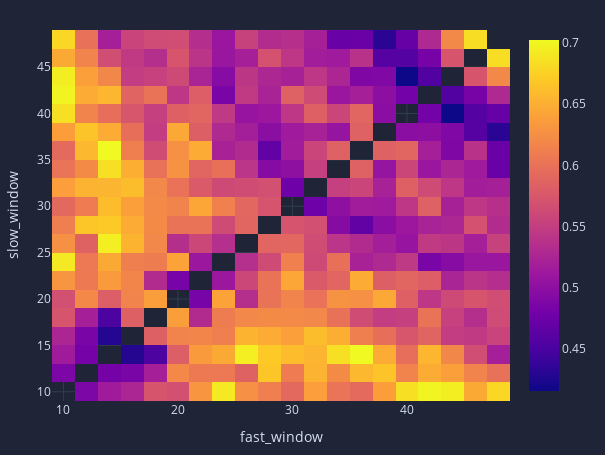

The cell this chart's notebook holds for it:
### Markdown cell above
## 5. Visualizing the Optimization (Heatmap)

This heatmap shows the Sharpe Ratio for every combination of Fast/Slow windows.

- Yellow/Red: High performance.
- Blue: Low performance.

_Note: If you see scattered yellow spots, it's likely noise (overfitting). If you see large yellow regions, the strategy is robust._

### Code cell
# Aggregate Sharpe Ratio across all assets
mean_sharpe = pf_opt.sharpe_ratio().groupby(['fast_window', 'slow_window']).mean()

# Plot Heatmap
fig = mean_sharpe.vbt.heatmap(
    x_level='fast_window', 
    y_level='slow_window',
    symmetric=True
)
fig.write_image('sharpe_heatmap.svg')
fig.show()

# Find the absolute best parameters
best_params = mean_sharpe.idxmax()
print(f"Best Parameters found: Fast={best_params[0]}, Slow={best_params[1]}")
print(f"Sharpe at best params: {mean_sharpe.max():.2f}")

### Figure 1 — Plotly figure (JSON) as saved in the notebook; plotly's stock layout.template omitted (floating-point values rounded to 4 significant figures; data arrays with more than 128 entries replaced by an {"elided": "..."} marker saying what was removed)
{"data": [{"colorscale": [[0, "#0d0887"], [0.1111, "#46039f"], [0.2222, "#7201a8"], [0.3333, "#9c179e"], [0.4444, "#bd3786"], [0.5556, "#d8576b"], [0.6667, "#ed7953"], [0.7778, "#fb9f3a"], [0.8889, "#fdca26"], [1, "#f0f921"]], "hoverongaps": false, "hovertemplate": "fast_window: %{x}<br>slow_window: %{y}<br>value: %{z}<extra></extra>", "type": "heatmap", "uid": "1de49046-c6f0-4a49-8246-125d6e980cc7", "x": [10, 12, 14, 16, 18, 20, 22, 24, 26, 28, 30, 32, 34, 36, 38, 40, 42, 44, 46, 48], "y": [10, 12, 14, 16, 18, 20, 22, 24, 26, 28, 30, 32, 34, 36, 38, 40, 42, 44, 46, 48], "z": {"elided": "20x20 float values"}}], "layout": {"height": 455, "legend": {"orientation": "h", "traceorder": "normal", "x": 1, "xanchor": "right", "y": 1.02, "yanchor": "bottom"}, "margin": {"b": 30, "l": 30, "r": 30, "t": 30}, "width": 605, "xaxis": {"title": {"text": "fast_window"}}, "yaxis": {"title": {"text": "slow_window"}}}}
